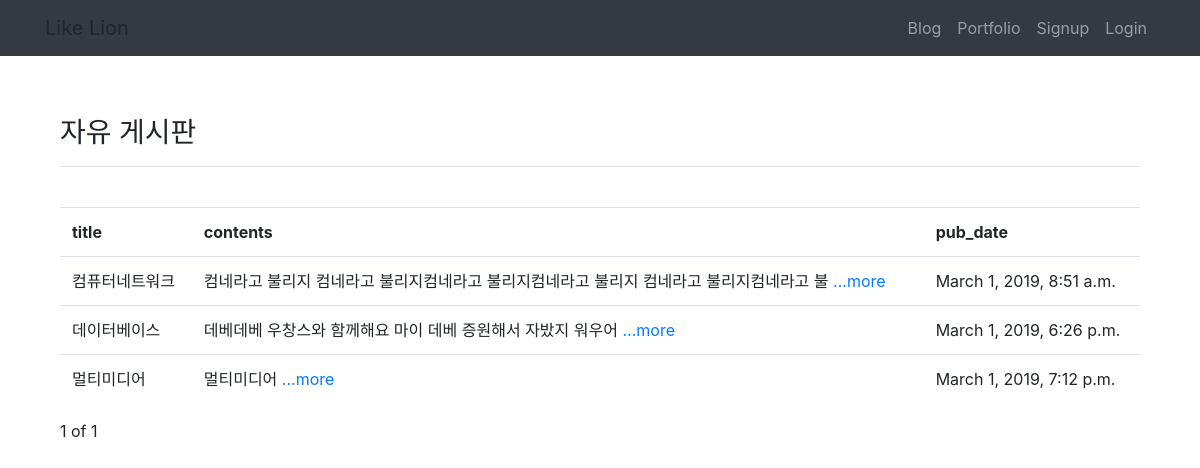
Page /?page=2 on the earlier database version.
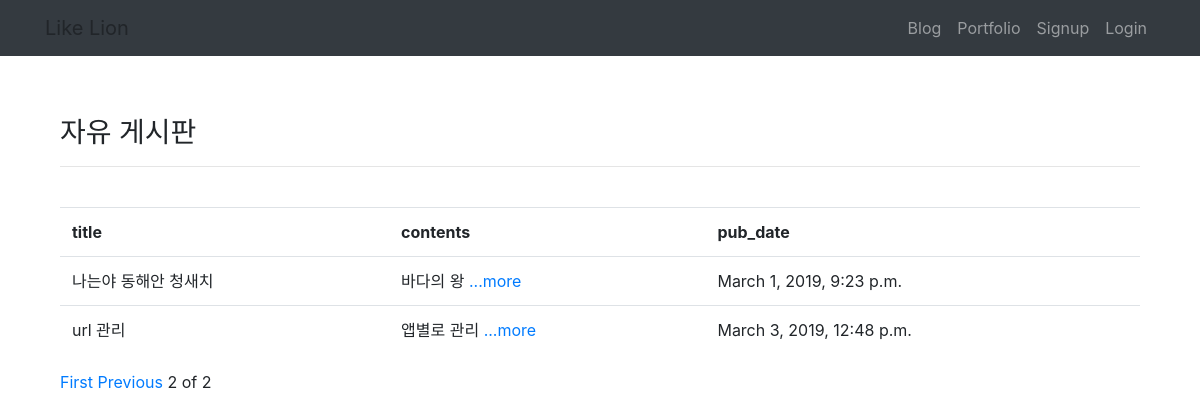
Same page on the later database version.
### myblog/models.py (models this page shows, shortened)
class Blog(models.Model):
    title=models.CharField(max_length=200)
    pub_date=models.DateTimeField('data published')
    body=models.TextField()
    def summary(self):
        return self.body[:50]

### myblog/views.py (the view)
# urls.py: path('',myblog.views.home,name='home'),
def home(request):
    blogs=Blog.objects
    blog_list=Blog.objects.all()
    paginator=Paginator(blog_list,3)
    page=request.GET.get('page')
    posts=paginator.get_page(page)
    return render(request,'myblog/home.html', {'blogs':blogs,'posts':posts})

### myblog/templates/myblog/home.html (shortened to what this page needs)
{% extends 'base.html' %}
{% block contents %}
        <h3>자유 게시판</h3><hr /><br />
        <table class="table">
          <tr>
              <th>title</th>
              <th>contents</th>
              <th>pub_date</th>
          </tr>
          {%for blog in posts%}
          <tr>
              <td>{{blog.title}}</td>
              <td>{{blog.summary}} <a href="{%url 'detail' blog.id%}">...more</a></td>
              <td>{{blog.pub_date}}</td>
          </tr>
          {%endfor%}
        </table>
<div classs="container">
  {%if posts.has_previous%}
  <a href="?page=1">First</a>
  <a href="?page={{posts.previous_page_number}}">Previous</a>
  {%endif%}
  <span>{{posts.number}}</span>
  <span>of</span>
  <span>{{posts.paginator.num_pages}}</span>
</div>
{% endblock %}

### myblog/templates/myblog/base.html (shortened to what this page needs)
<!DOCTYPE html>
    <html lang="en">
    <head>
        <link rel="stylesheet" href="https://stackpath.bootstrapcdn.com/bootstrap/4.1.3/css/bootstrap.min.css"
>
    </head>
    <body>
            <nav class="navbar navbar-expand-lg navbar-dark bg-dark">
                    <div class="container">
                        <a class="navbar-brand">Like Lion</a>
                        <div class="collapse navbar-collapse" id="navbarNavAltMarkup">
                            <ul class="navbar-nav ml-auto">
                                <li class="nav-item">
                                    <a class="nav-item nav-link" href="{% url 'home' %}">Blog</span></a>
                                </li>
                                <li class="nav-item">
                                    <a class="nav-item nav-link" href="{% url 'portfolio' %}">Portfolio</a>
                                </li>
                                {% if user.is_authenticated %}
                                <li class="nav-item dropdown">
                                    <a class="nav-link dropdown-toggle" id="navbarDropdown" role="button" data-toggle="dropdown"
                                        aria-haspopup="true" aria-expanded="false">환영합니다. {{ user.username }} 님!</a>
                                    <div class="dropdown-menu" aria-labelledby="navbarDropdown">
                                        <a class="dropdown-item" href="{% url 'new' %}">글쓰기</a>
                                        <a class="dropdown-item" href="javascript:{document.getElementById('logout').submit()}">Logout</a>
                                        <form id="logout" method="POST" action="{% url 'logout' %}">
                                                {% csrf_token %} <input type="hidden" />
                                        </form>
                                    </div>
                                </li>
                                {% else %}
                                <li class="nav-item">
                                    <a class="nav-item nav-link" href="{% url 'signup' %}">Signup</a>
                                </li>
                                <li class="nav-item">
                                    <a class="nav-item nav-link" href="{% url 'login' %}">Login</a>
                                </li>
                                {% endif %}
                            </ul>
                        </div>
                    </div>
                </nav>
        <div class="panel panel-default" style="margin:5%;">
    {% block contents %}
    {% endblock %}
            </div>
</body>
    </body>
    </html>

Differences in the rows shown:
no longer on this page (row unchanged): Blog: title "컴퓨터네트워크", summary "컴네라고 불리지 컴네라고 불리지컴네라고 불리지컴네라고 불리지 컴네라고 불리지컴네라고 불", pub_date "March 1, 2019, 8:51 a.m."
no longer on this page (row unchanged): Blog: title "데이터베이스", summary "데베데베 우창스와 함께해요 마이 데베 증원해서 자밨지 워우어", pub_date "March 1, 2019, 6:26 p.m."
no longer on this page (row unchanged): Blog: title "멀티미디어", summary "멀티미디어", pub_date "March 1, 2019, 7:12 p.m."
added Blog: title "나는야 동해안 청새치", summary "바다의 왕", pub_date "March 1, 2019, 9:23 p.m."
added Blog: title "url 관리", summary "앱별로 관리", pub_date "March 3, 2019, 12:48 p.m."
Other differences:
{{ posts.number }}: "1" → "2"
{{ posts.paginator.num_pages }}: "1" → "2"
text now shown: "First Previous"
